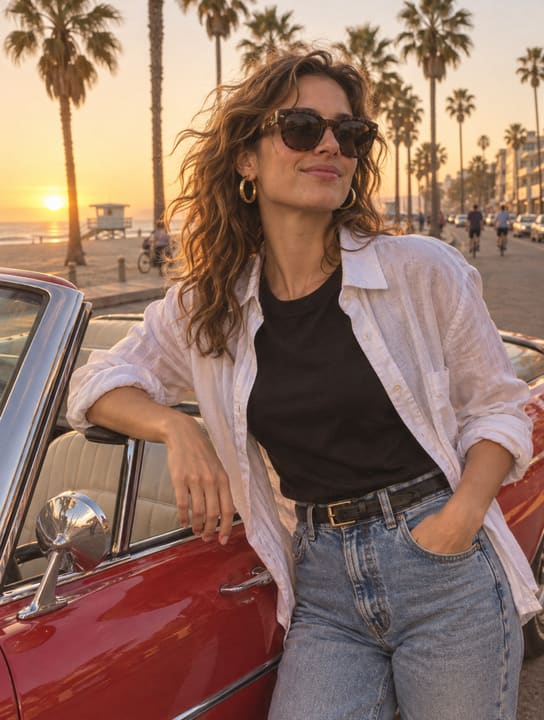
#> input picture app/samples/boulevard.jpg, 544 x 720 px; the run also reads 1 picture not shown here
$ python make_screenshots.py
#> lines starting #> are read from the running program, lines starting #| are printed output that depends on the picture
#!/usr/bin/env python3
"""Render Vice Heat Studio's four screenshots with PIL.

This mirrors the web app (app/src/design.js + render.js) by hand: the same
layout polygons in relative coordinates, the same grade washes and
vignettes (the canvas filter strings approximated with PIL enhancers),
the same striped chrome title and poster furniture, and the app's demo
scenes — each cover's demo cast (a different sample in every panel,
each crop framed on the photo's stored focal point, the face), panel 1
selected in the editor shot. Output goes to screenshots/ as JPEGs
under the scorer's 256 KiB cap.

    python3 tools/make_screenshots.py
"""

import math
import os

from PIL import Image, ImageChops, ImageDraw, ImageEnhance, ImageFilter, ImageFont, ImageOps

ROOT = os.path.dirname(os.path.dirname(os.path.abspath(__file__)))
SAMPLE_DIR = os.path.join(ROOT, "app", "samples")
OUT_DIR = os.path.join(ROOT, "screenshots")

INK = (10, 10, 16)
GOLD = (227, 185, 78)
GOLD_DEEP = (154, 116, 31)
CYAN = (62, 230, 255)
TAGLINE = "MARA • JAX • VALENTINA"

# Poster furniture, mirroring design.js: the review strip's pull-quote,
# the billing block's credits lines and the seal's ring lettering.
REVIEW_STARS = "★★★★★"
REVIEW_QUOTE = "A SUNSET YOU CAN SPEED THROUGH."
REVIEW_SOURCE = "THE HARBOR GAZETTE"
BILLING = [
    "VICE HEAT STUDIO presents a NEON HARBOR PICTURES production “VICE HEAT”",
    "MARA VOSS · JAX MORENO · VALENTINA CRUZ · SOFÍA REYES · ROXY DELGADO · ELIAS BRANDT",
    "music by THE PALM TAPES · edited by R. OKAFOR · photography L. IBARRA · written by C. FERRANTE · directed by A. SOLANO",
]
SEAL_RING = "VICE HEAT STUDIO • ORIGINAL KEY ART • "
SEAL_CENTER = "EST. 2026"
BILLING_FS = 0.0145  # billing type size, in u = min(w, h)
BILLING_LH = 1.5     # billing line height, in type sizes

# ------------------------------------------------------------------ design
# The same tables as app/src/design.js.

LAYOUTS = {
    "harbor": {
        "hero": 0, "pop_out": 0.085,
        "panels": [
            [[0.02, 0.15], [0.63, 0.08], [0.58, 0.58], [0.02, 0.65]],
            [[0.67, 0.07], [0.98, 0.05], [0.98, 0.34], [0.63, 0.37]],
            [[0.62, 0.41], [0.98, 0.38], [0.98, 0.63], [0.59, 0.61]],
            [[0.02, 0.69], [0.46, 0.66], [0.48, 0.96], [0.02, 0.97]],
            [[0.52, 0.65], [0.98, 0.67], [0.98, 0.96], [0.52, 0.96]],
        ],
    },
    "grid": {
        "hero": None, "pop_out": 0,
        "panels": [
            [[0.02, 0.02], [0.57, 0.02], [0.57, 0.32], [0.02, 0.32]],
            [[0.60, 0.02], [0.98, 0.02], [0.98, 0.32], [0.60, 0.32]],
            [[0.02, 0.35], [0.39, 0.35], [0.39, 0.65], [0.02, 0.65]],
            [[0.42, 0.35], [0.98, 0.35], [0.98, 0.65], [0.42, 0.65]],
            [[0.02, 0.68], [0.57, 0.68], [0.57, 0.98], [0.02, 0.98]],
            [[0.60, 0.68], [0.98, 0.68], [0.98, 0.98], [0.60, 0.98]],
        ],
    },
    "keyart": {
        "hero": 0, "pop_out": 0,
        "panels": [
            [[0.04, 0.04], [0.66, 0.04], [0.66, 0.96], [0.04, 0.96]],
            [[0.70, 0.04], [0.96, 0.04], [0.96, 0.47], [0.70, 0.47]],
            [[0.70, 0.53], [0.96, 0.53], [0.96, 0.96], [0.70, 0.96]],
        ],
    },
    "banner": {
        "hero": None, "pop_out": 0,
        "panels": [
            [[0.02, 0.05], [0.98, 0.03], [0.98, 0.43], [0.02, 0.47]],
            [[0.02, 0.51], [0.49, 0.49], [0.49, 0.97], [0.02, 0.97]],
            [[0.53, 0.47], [0.98, 0.45], [0.98, 0.97], [0.53, 0.97]],
        ],
    },
}

# pil: (colour, contrast, brightness) enhancer factors standing in for the
# canvas filter string; wash: vertical gradient stops (pos, (r, g, b, a)).
GRADES = {
    "neonharbor": {
        "pil": (1.45, 1.12, 1.02), "vignette": 0.47,
        "wash": [(0, (255, 120, 50, 0.12)), (0.5, (255, 60, 130, 0.07)), (1, (140, 0, 255, 0.24))],
    },
    "sunset": {
        "pil": (1.35, 1.08, 1.06), "vignette": 0.45,
        "wash": [(0, (255, 110, 40, 0.10)), (0.55, (255, 60, 120, 0.05)), (1, (60, 10, 80, 0.30))],
    },
    "neon": {
        "pil": (1.55, 1.16, 0.98), "vignette": 0.5,
        "wash": [(0, (0, 220, 255, 0.12)), (0.5, (120, 0, 255, 0.06)), (1, (255, 0, 140, 0.26))],
    },
    "chrome": {
        "pil": (0.8, 1.28, 1.1), "vignette": 0.4,
        "wash": [(0, (200, 220, 255, 0.10)), (1, (20, 30, 50, 0.22))],
    },
    "palm": {
        "pil": (1.18, 1.06, 0.95), "vignette": 0.48,
        "wash": [(0, (0, 180, 170, 0.10)), (1, (50, 10, 90, 0.30))],
    },
    "midnight": {
        "pil": (1.22, 1.22, 0.8), "vignette": 0.6,
        "wash": [(0, (10, 20, 80, 0.16)), (1, (0, 0, 20, 0.38))],
    },
    "golden": {
        "pil": (1.28, 1.03, 1.13), "vignette": 0.38,
        "wash": [(0, (255, 200, 80, 0.12)), (1, (120, 60, 10, 0.20))],
    },
}

CHROME_STOPS = [
    (0, (255, 255, 255)), (0.28, (215, 222, 230)), (0.46, (130, 142, 156)),
    (0.5, (248, 250, 252)), (0.54, (147, 161, 177)), (0.78, (230, 236, 242)),
    (1, (95, 107, 120)),
]

FONT_DIR = "/usr/share/fonts/truetype"
def font_path(*names):
    for name in names:
        path = os.path.join(FONT_DIR, name)
        if os.path.exists(path):
            return path
    raise FileNotFoundError(names)

TITLE_FONT = font_path("liberation/LiberationSans-BoldItalic.ttf", "dejavu/DejaVuSans-Bold.ttf")
TAG_FONT = font_path("liberation/LiberationSans-Bold.ttf", "dejavu/DejaVuSans-Bold.ttf")
UI_BOLD = font_path("liberation/LiberationSans-Bold.ttf", "dejavu/DejaVuSans-Bold.ttf")
UI_FONT = font_path("liberation/LiberationSans-Regular.ttf", "dejavu/DejaVuSans.ttf")
UI_TITLE = font_path("liberation/LiberationSans-BoldItalic.ttf", "dejavu/DejaVuSans-Bold.ttf")
# Liberation Sans has no ★ glyph; DejaVu Sans does. Used for the review
# strip's stars and the seal's centre star only.
STAR_FONT = font_path("dejavu/DejaVuSans-Bold.ttf", "liberation/LiberationSans-Bold.ttf")

# The bundled cast, in main.js's SAMPLES order: (file, name tag, editor
# thumb label, focal point). The focal point is the face, as fractions
# of the photo's width and height; every panel crop is framed on it.
SAMPLE_META = [
    ("boulevard.jpg", "Mara Voss", "Mara", (0.60, 0.22)),
    ("marina.jpg", "Sofía Reyes", "Sofía", (0.56, 0.30)),
    ("neon.jpg", "Roxy Delgado", "Roxy", (0.58, 0.31)),
    ("moto.jpg", "Jax Moreno", "Jax", (0.49, 0.26)),
    ("pier.jpg", "Elias Brandt", "Elias", (0.40, 0.27)),
    ("gold.jpg", "Valentina Cruz", "Valentina", (0.52, 0.28)),
]
SAMPLES = [Image.open(os.path.join(SAMPLE_DIR, meta[0])).convert("RGB")
           for meta in SAMPLE_META]
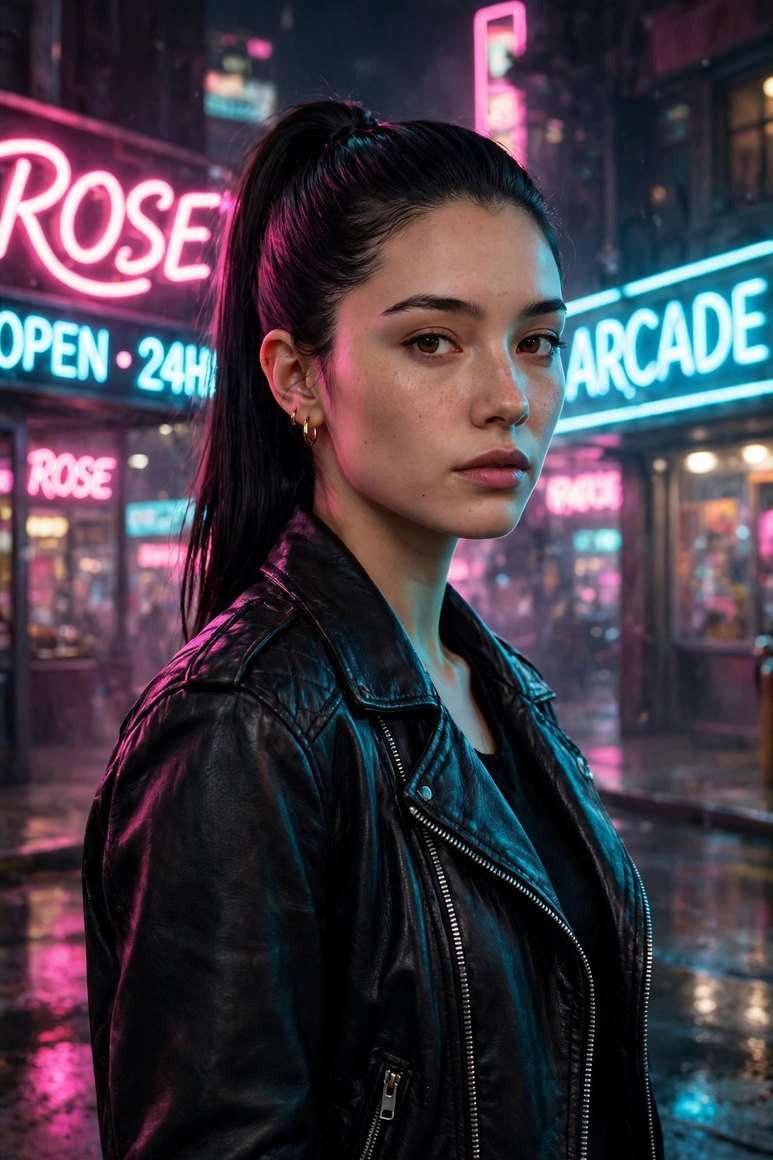
#> input picture app/samples/neon.jpg, 773 x 1160 px
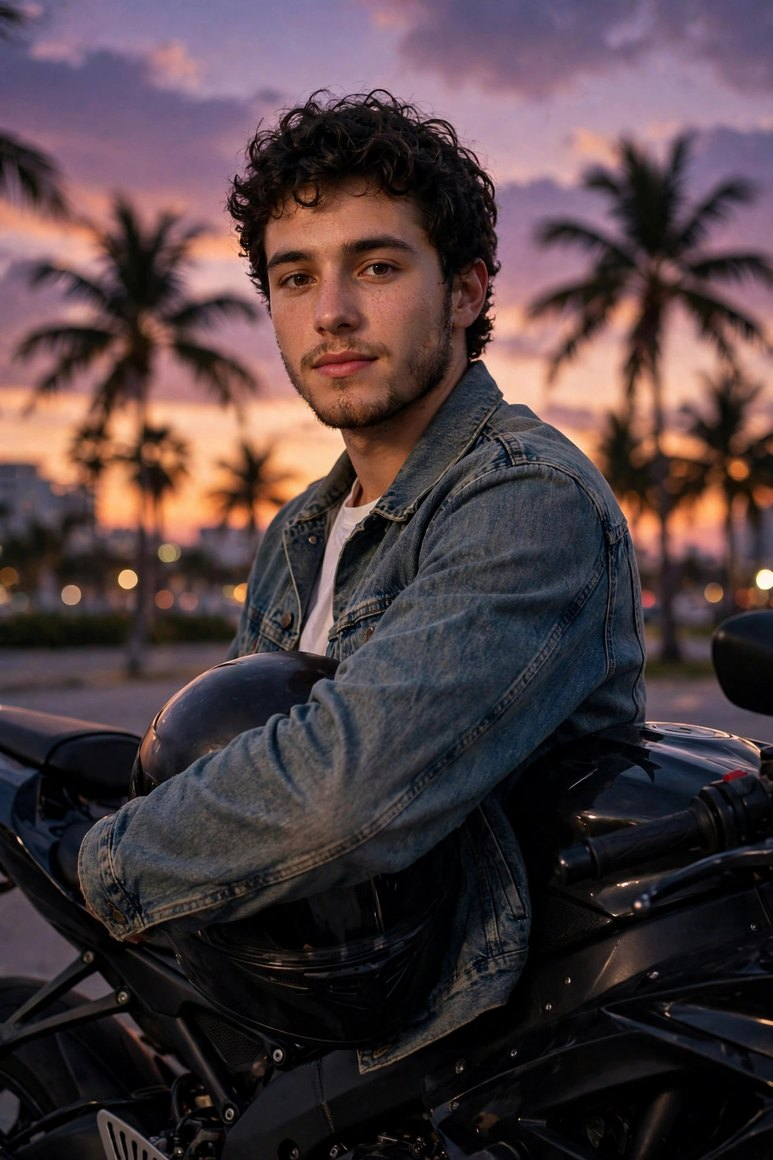
#> input picture app/samples/moto.jpg, 773 x 1160 px
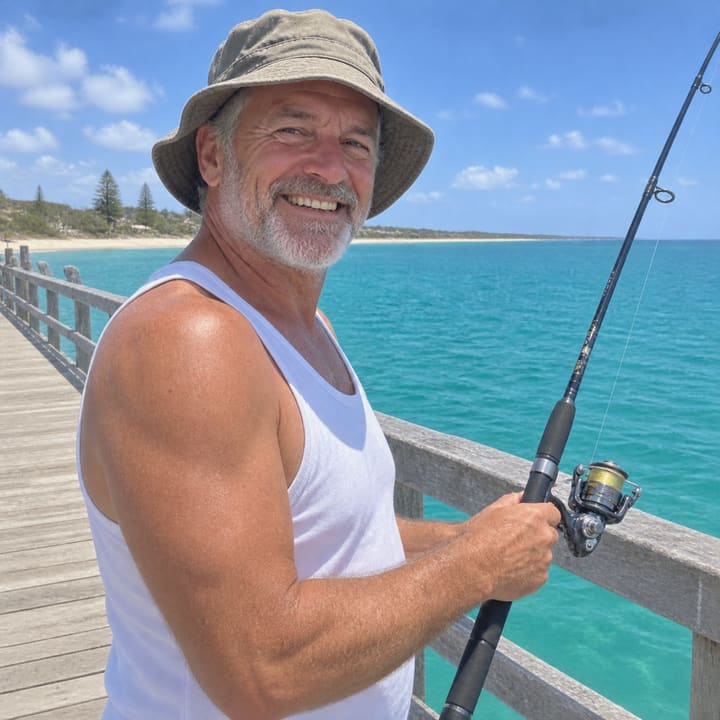
#> input picture app/samples/pier.jpg, 720 x 720 px
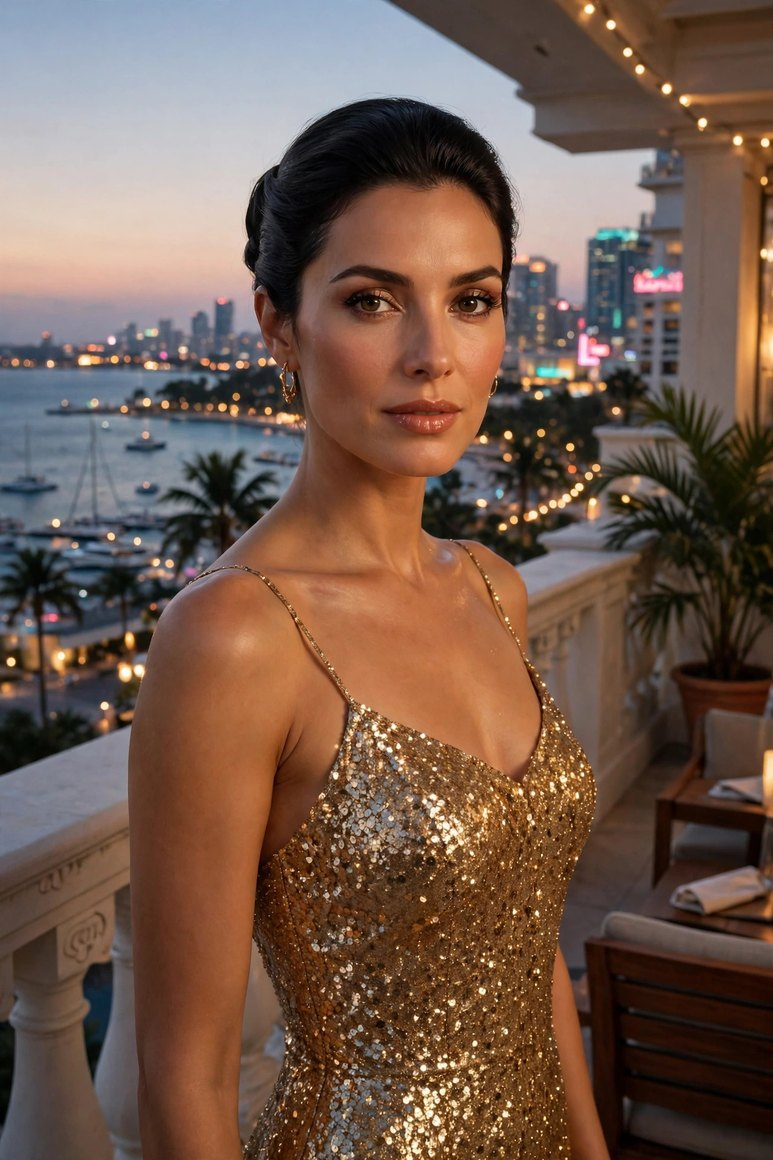
#> input picture app/samples/gold.jpg, 773 x 1160 px

# The demo casts, mirroring DEMO_CAST in app/src/shots.js: which sample
# fills each panel of a demo cover, so no cover repeats a person.
DEMO_CAST = {
    "harbor": [0, 1, 2, 3, 4],
    "grid": [0, 1, 2, 3, 4, 5],
    "keyart": [5, 0, 2],
    "banner": [1, 4, 2],
}
# Demo zooms, mirroring DEMO_ZOOM: the Harbor hero is a close-up.
DEMO_ZOOM = {
    "harbor": {0: 1.45},
    "keyart": {0: 1.12},
}

# ------------------------------------------------------------------ helpers

def interp_stops(stops, t):
    """The (r, g, b, a) at position t along a stop list."""
    if t <= stops[0][0]:
        return stops[0][1]
    for (p0, c0), (p1, c1) in zip(stops, stops[1:]):
        if t <= p1:
            f = 0 if p1 == p0 else (t - p0) / (p1 - p0)
            return tuple(c0[i] + (c1[i] - c0[i]) * f for i in range(len(c0)))
    return stops[-1][1]


def v_gradient(w, h, stops, alpha_scale=255):
    """A vertical RGBA gradient image from colour stops."""
    col = Image.new("RGBA", (1, h))
    px = col.load()
    for y in range(h):
        r, g, b, a = interp_stops(stops, y / max(1, h - 1))
        px[0, y] = (int(r), int(g), int(b), int(a * alpha_scale))
    return col.resize((w, h))


def apply_grade(img, grade):
    colour, contrast, brightness = grade["pil"]
    out = ImageEnhance.Color(img).enhance(colour)
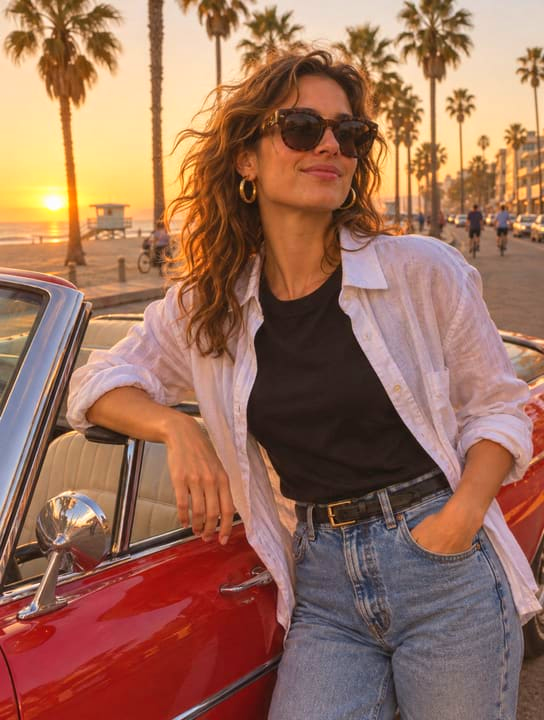
#> out: PIL image 544x720 RGB; mean R, G, B 155.4, 110.4, 90.4
#> img is the input picture: PIL image 544x720 RGB; mean R, G, B 145.9, 114.4, 100.7
    out = ImageEnhance.Contrast(out).enhance(contrast)
#> (the rest of the program and of its run is left out)
